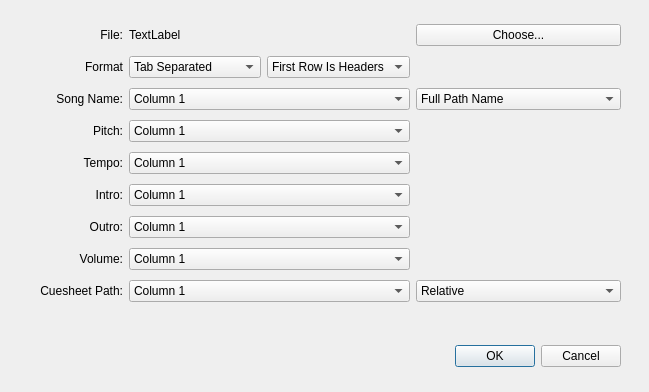
<?xml version="1.0" encoding="UTF-8"?>
<ui version="4.0">
 <class>ExportDialog</class>
 <widget class="QDialog" name="ExportDialog">
  <property name="geometry">
   <rect>
    <x>0</x>
    <y>0</y>
    <width>649</width>
    <height>392</height>
   </rect>
  </property>
  <property name="windowTitle">
   <string>Export Song Settings</string>
  </property>
  <widget class="QDialogButtonBox" name="buttonBox">
   <property name="geometry">
    <rect>
     <x>280</x>
     <y>340</y>
     <width>341</width>
     <height>32</height>
    </rect>
   </property>
   <property name="orientation">
    <enum>Qt::Horizontal</enum>
   </property>
   <property name="standardButtons">
    <set>QDialogButtonBox::Cancel|QDialogButtonBox::Ok</set>
   </property>
  </widget>
  <widget class="QWidget" name="layoutWidget">
   <property name="geometry">
    <rect>
     <x>20</x>
     <y>20</y>
     <width>601</width>
     <height>293</height>
    </rect>
   </property>
   <layout class="QGridLayout" name="gridLayout_2">
    <item row="0" column="0">
     <widget class="QLabel" name="label">
      <property name="text">
       <string>File:</string>
      </property>
      <property name="alignment">
       <set>Qt::AlignRight|Qt::AlignTrailing|Qt::AlignVCenter</set>
      </property>
     </widget>
    </item>
    <item row="0" column="1" colspan="2">
     <widget class="QLabel" name="labelFileName">
      <property name="text">
       <string>TextLabel</string>
      </property>
     </widget>
    </item>
    <item row="0" column="3">
     <widget class="QPushButton" name="pushButtonChooseFile">
      <property name="text">
       <string>Choose...</string>
      </property>
     </widget>
    </item>
    <item row="1" column="0">
     <widget class="QLabel" name="label_2">
      <property name="text">
       <string>Format</string>
      </property>
      <property name="alignment">
       <set>Qt::AlignRight|Qt::AlignTrailing|Qt::AlignVCenter</set>
      </property>
     </widget>
    </item>
    <item row="1" column="1">
     <widget class="QComboBox" name="comboBoxTabOrCSV">
      <item>
       <property name="text">
        <string>Tab Separated</string>
       </property>
      </item>
      <item>
       <property name="text">
        <string>Comma Separated</string>
       </property>
      </item>
     </widget>
    </item>
    <item row="1" column="2">
     <widget class="QComboBox" name="comboBoxFirstRow">
      <item>
       <property name="text">
        <string>First Row Is Headers</string>
       </property>
      </item>
      <item>
       <property name="text">
        <string>All Rows Are Data</string>
       </property>
      </item>
     </widget>
    </item>
    <item row="2" column="0">
     <widget class="QLabel" name="label_3">
      <property name="text">
       <string>Song Name:</string>
      </property>
      <property name="alignment">
       <set>Qt::AlignRight|Qt::AlignTrailing|Qt::AlignVCenter</set>
      </property>
     </widget>
    </item>
    <item row="2" column="1" colspan="2">
     <widget class="QComboBox" name="comboBoxColumnSongName">
      <item>
       <property name="text">
        <string>Column 1</string>
       </property>
      </item>
      <item>
       <property name="text">
        <string>Column 2</string>
       </property>
      </item>
      <item>
       <property name="text">
        <string>Column 3</string>
       </property>
      </item>
      <item>
       <property name="text">
        <string>Column 4</string>
       </property>
      </item>
      <item>
       <property name="text">
        <string>Column 5</string>
       </property>
      </item>
      <item>
       <property name="text">
        <string>Column 6</string>
       </property>
      </item>
      <item>
       <property name="text">
        <string>Column 7</string>
       </property>
      </item>
     </widget>
    </item>
    <item row="2" column="3">
     <widget class="QComboBox" name="comboBoxFormatSongName">
      <item>
       <property name="text">
        <string>Full Path Name</string>
       </property>
      </item>
      <item>
       <property name="text">
        <string>Relative Path Name</string>
       </property>
      </item>
      <item>
       <property name="text">
        <string>File Name</string>
       </property>
      </item>
      <item>
       <property name="text">
        <string>Publisher-Number - Song Name</string>
       </property>
      </item>
      <item>
       <property name="text">
        <string>Song Name</string>
       </property>
      </item>
     </widget>
    </item>
    <item row="3" column="0">
     <widget class="QLabel" name="label_4">
      <property name="text">
       <string>Pitch:</string>
      </property>
      <property name="alignment">
       <set>Qt::AlignRight|Qt::AlignTrailing|Qt::AlignVCenter</set>
      </property>
     </widget>
    </item>
    <item row="3" column="1" colspan="2">
     <widget class="QComboBox" name="comboBoxColumnPitch">
      <item>
       <property name="text">
        <string>Column 1</string>
       </property>
      </item>
      <item>
       <property name="text">
        <string>Column 2</string>
       </property>
      </item>
      <item>
       <property name="text">
        <string>Column 3</string>
       </property>
      </item>
      <item>
       <property name="text">
        <string>Column 4</string>
       </property>
      </item>
      <item>
       <property name="text">
        <string>Column 5</string>
       </property>
      </item>
      <item>
       <property name="text">
        <string>Column 6</string>
       </property>
      </item>
      <item>
       <property name="text">
        <string>Column 7</string>
       </property>
      </item>
     </widget>
    </item>
    <item row="4" column="0">
     <widget class="QLabel" name="label_5">
      <property name="text">
       <string>Tempo:</string>
      </property>
      <property name="alignment">
       <set>Qt::AlignRight|Qt::AlignTrailing|Qt::AlignVCenter</set>
      </property>
     </widget>
    </item>
    <item row="4" column="1" colspan="2">
     <widget class="QComboBox" name="comboBoxColumnTempo">
      <item>
       <property name="text">
        <string>Column 1</string>
       </property>
      </item>
      <item>
       <property name="text">
        <string>Column 2</string>
       </property>
      </item>
      <item>
       <property name="text">
        <string>Column 3</string>
       </property>
      </item>
      <item>
       <property name="text">
        <string>Column 4</string>
       </property>
      </item>
      <item>
       <property name="text">
        <string>Column 5</string>
       </property>
      </item>
      <item>
       <property name="text">
        <string>Column 6</string>
       </property>
      </item>
      <item>
       <property name="text">
        <string>Column 7</string>
       </property>
      </item>
     </widget>
    </item>
    <item row="5" column="0">
     <widget class="QLabel" name="label_6">
      <property name="text">
       <string>Intro:</string>
      </property>
      <property name="alignment">
       <set>Qt::AlignRight|Qt::AlignTrailing|Qt::AlignVCenter</set>
      </property>
     </widget>
    </item>
    <item row="5" column="1" colspan="2">
     <widget class="QComboBox" name="comboBoxColumnIntro">
      <item>
       <property name="text">
        <string>Column 1</string>
       </property>
      </item>
      <item>
       <property name="text">
        <string>Column 2</string>
       </property>
      </item>
      <item>
       <property name="text">
        <string>Column 3</string>
       </property>
      </item>
      <item>
       <property name="text">
        <string>Column 4</string>
       </property>
      </item>
      <item>
       <property name="text">
        <string>Column 5</string>
       </property>
      </item>
      <item>
       <property name="text">
        <string>Column 6</string>
       </property>
      </item>
      <item>
       <property name="text">
        <string>Column 7</string>
       </property>
      </item>
     </widget>
    </item>
    <item row="6" column="0">
     <widget class="QLabel" name="label_7">
      <property name="text">
       <string>Outro:</string>
      </property>
      <property name="alignment">
       <set>Qt::AlignRight|Qt::AlignTrailing|Qt::AlignVCenter</set>
      </property>
     </widget>
    </item>
    <item row="6" column="1" colspan="2">
     <widget class="QComboBox" name="comboBoxColumnOutro">
      <item>
       <property name="text">
        <string>Column 1</string>
       </property>
      </item>
      <item>
       <property name="text">
        <string>Column 2</string>
       </property>
      </item>
      <item>
       <property name="text">
        <string>Column 3</string>
       </property>
      </item>
      <item>
       <property name="text">
        <string>Column 4</string>
       </property>
      </item>
      <item>
       <property name="text">
        <string>Column 5</string>
       </property>
      </item>
      <item>
       <property name="text">
        <string>Column 6</string>
       </property>
      </item>
      <item>
       <property name="text">
        <string>Column 7</string>
       </property>
      </item>
     </widget>
    </item>
    <item row="7" column="0">
     <widget class="QLabel" name="label_8">
      <property name="text">
       <string>Volume:</string>
      </property>
      <property name="alignment">
       <set>Qt::AlignRight|Qt::AlignTrailing|Qt::AlignVCenter</set>
      </property>
     </widget>
    </item>
    <item row="7" column="1" colspan="2">
     <widget class="QComboBox" name="comboBoxColumnVolume">
      <item>
       <property name="text">
        <string>Column 1</string>
       </property>
      </item>
      <item>
       <property name="text">
        <string>Column 2</string>
       </property>
      </item>
      <item>
       <property name="text">
        <string>Column 3</string>
       </property>
      </item>
      <item>
       <property name="text">
        <string>Column 4</string>
       </property>
      </item>
      <item>
       <property name="text">
        <string>Column 5</string>
       </property>
      </item>
      <item>
       <property name="text">
        <string>Column 6</string>
       </property>
      </item>
      <item>
       <property name="text">
        <string>Column 7</string>
       </property>
      </item>
     </widget>
    </item>
    <item row="8" column="0">
     <widget class="QLabel" name="label_9">
      <property name="text">
       <string>Cuesheet Path:</string>
      </property>
      <property name="alignment">
       <set>Qt::AlignRight|Qt::AlignTrailing|Qt::AlignVCenter</set>
      </property>
     </widget>
    </item>
    <item row="8" column="1" colspan="2">
     <widget class="QComboBox" name="comboBoxColumnCuesheet">
      <item>
       <property name="text">
        <string>Column 1</string>
       </property>
      </item>
      <item>
       <property name="text">
        <string>Column 2</string>
       </property>
      </item>
      <item>
       <property name="text">
        <string>Column 3</string>
       </property>
      </item>
      <item>
       <property name="text">
        <string>Column 4</string>
       </property>
      </item>
      <item>
       <property name="text">
        <string>Column 5</string>
       </property>
      </item>
      <item>
       <property name="text">
        <string>Column 6</string>
       </property>
      </item>
      <item>
       <property name="text">
        <string>Column 7</string>
       </property>
      </item>
     </widget>
    </item>
    <item row="8" column="3">
     <widget class="QComboBox" name="comboBoxFormatCuesheet">
      <item>
       <property name="text">
        <string>Relative</string>
       </property>
      </item>
      <item>
       <property name="text">
        <string>Absolute</string>
       </property>
      </item>
     </widget>
    </item>
   </layout>
  </widget>
 </widget>
 <resources/>
 <connections>
  <connection>
   <sender>buttonBox</sender>
   <signal>accepted()</signal>
   <receiver>ExportDialog</receiver>
   <slot>accept()</slot>
   <hints>
    <hint type="sourcelabel">
     <x>248</x>
     <y>254</y>
    </hint>
    <hint type="destinationlabel">
     <x>157</x>
     <y>274</y>
    </hint>
   </hints>
  </connection>
  <connection>
   <sender>buttonBox</sender>
   <signal>rejected()</signal>
   <receiver>ExportDialog</receiver>
   <slot>reject()</slot>
   <hints>
    <hint type="sourcelabel">
     <x>316</x>
     <y>260</y>
    </hint>
    <hint type="destinationlabel">
     <x>286</x>
     <y>274</y>
    </hint>
   </hints>
  </connection>
 </connections>
</ui>
